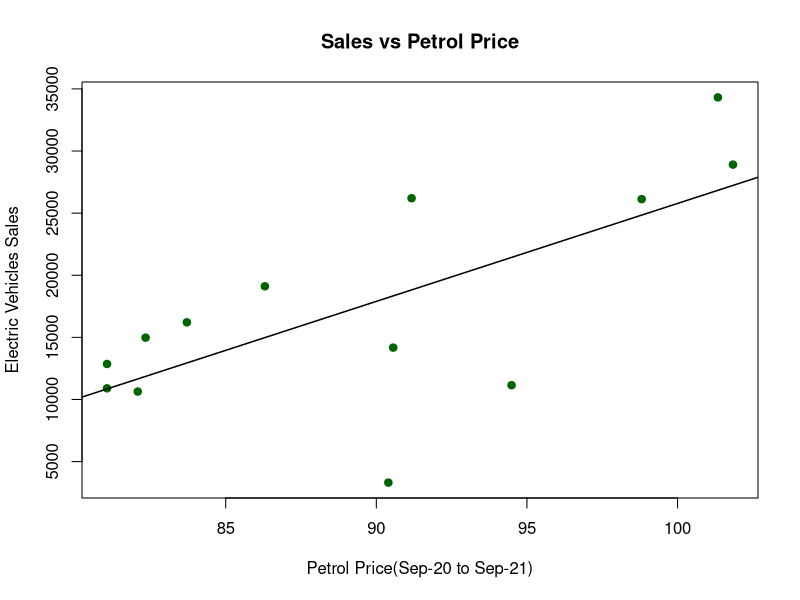
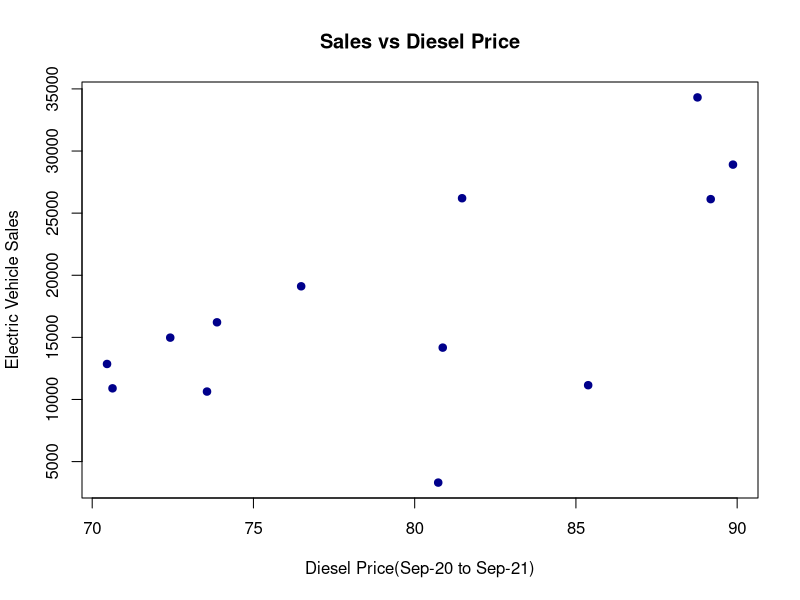

The R source for these figures, in order:
library(readxl)
EV <- read_excel("Datasets/EV_analysis.xlsx")
#View(EV)

y=EV$EV_Sales

x=EV$`Petrol_Price(₹)`

plot(x,y, main="Sales vs Petrol Price",
     xlab="Petrol Price(Sep-20 to Sep-21)", 
     ylab = "Electric Vehicles Sales",
     pch=19, 
     col="dark green")

#..........linear_Regression...............#

mod=lm(y~x)
mod
abline(mod, col="black",lwd=1.5)

summary(mod)
#................correlation...............#

cor(x,y,method = 'pearson')

#..........Sales vs Diesel...............#

y=EV$EV_Sales

z=EV$`Diesel_Price(₹)`

plot(z,y, main="Sales vs Diesel Price",
     xlab="Diesel Price(Sep-20 to Sep-21)", 
     ylab = "Electric Vehicle Sales",
     pch=19, 
     col="dark blue")
